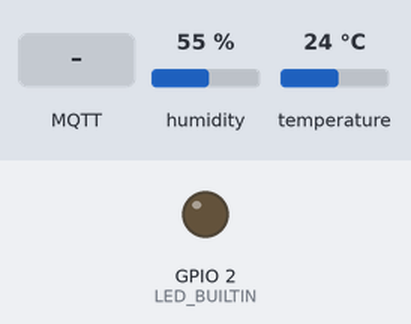
A sketch run on a simulated ESP32. Shown: output pins drawn as LEDs (lit = HIGH). Inputs (shaded band) come from the test bench; at power-on: humidity 55 %, temperature 24 °C. WiFi joins after 1.5 s; servers stay silent unless stated; no MQTT or app messages arrive unless stated; what the sketch prints to the serial monitor is not drawn.

Above: at 2.7 s.
2.8 s: MQTT message "led on" arrives on the first subscribed topic
At 3.3 s:
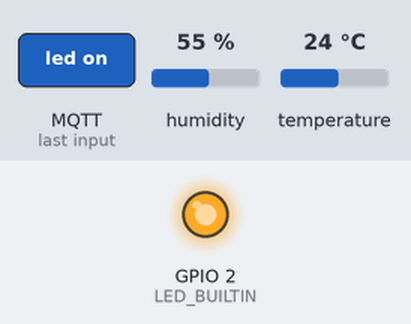
4.3 s: MQTT message "led off" arrives on the first subscribed topic
At 5.5 s:
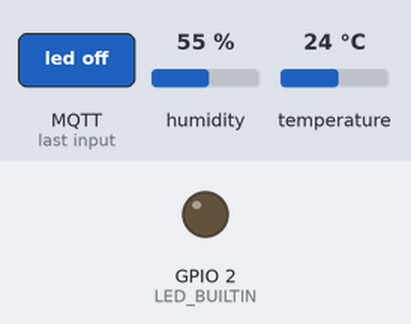
Timing chart, 0 to 7.3 s (numbered marks = the images above; inputs shaded):
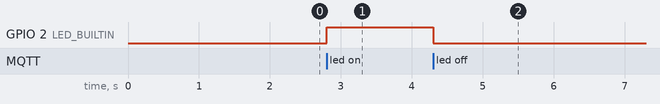

Measured:
- after the input at 2.8 s, GPIO 2 (LED_BUILTIN): LOW → HIGH at once
- after the input at 4.3 s, GPIO 2 (LED_BUILTIN): HIGH → LOW at once

The sketch:

esp32-weather.ino
```cpp
// esp32-weather — an ESP32 DevKit reads a DHT22 every 2 s and publishes it over Wi-Fi to the
// bench's MQTT broker. Send "led on" / "led off" to weather/cmd to drive the on-board LED.
//
//   DHT22: VCC 3V3, DATA → GPIO4 (10 kΩ pull-up), GND
#include <WiFi.h>
#include <PubSubClient.h>
#include <DHT.h>

const char* SSID = "SIM-AP";
const char* PASS = "breadbox";
const char* BROKER = "broker.sim";
const int DHT_PIN = 4;

DHT dht(DHT_PIN, DHT22);
WiFiClient net;
PubSubClient mqtt(net);
unsigned long lastPublish = 0;

void connectWiFi() {
  Serial.print("Wi-Fi: joining ");
  Serial.println(SSID);
  WiFi.mode(WIFI_STA);
  WiFi.begin(SSID, PASS);
  while (WiFi.status() != WL_CONNECTED) {
    delay(250);
    Serial.print('.');
  }
  Serial.println();
  Serial.print("Wi-Fi: connected, IP ");
  Serial.print(WiFi.localIP());
  Serial.printf(", RSSI %d dBm\n", (int)WiFi.RSSI());
}

void onMessage(char* topic, byte* payload, unsigned int len) {
  String msg;
  for (unsigned int i = 0; i < len; i++) msg += (char)payload[i];
  Serial.printf("MQTT: %s = %s\n", topic, msg.c_str());
  if (msg == "led on") digitalWrite(LED_BUILTIN, HIGH);
  if (msg == "led off") digitalWrite(LED_BUILTIN, LOW);
}

void connectMqtt() {
  while (!mqtt.connected()) {
    Serial.printf("MQTT: connecting to %s\n", BROKER);
    if (mqtt.connect("esp32-weather", "weather/status", 0, true, "offline")) {
      mqtt.publish("weather/status", "online", true);
      mqtt.subscribe("weather/cmd");
      Serial.println("MQTT: connected");
    } else {
      Serial.printf("MQTT: failed (state %d), retrying in 2 s\n", mqtt.state());
      delay(2000);
    }
  }
}

void setup() {
  Serial.begin(115200);
  pinMode(LED_BUILTIN, OUTPUT);
  dht.begin();
  connectWiFi();
  mqtt.setServer(BROKER, 1883);
  mqtt.setCallback(onMessage);
  connectMqtt();
}

void loop() {
  if (!mqtt.connected()) connectMqtt();
  mqtt.loop();
  if (millis() - lastPublish >= 2000) {
    lastPublish = millis();
    float t = dht.readTemperature();
    float h = dht.readHumidity();
    if (isnan(t) || isnan(h)) {
      Serial.println("DHT22: read failed");
      return;
    }
    char json[64];
    snprintf(json, sizeof json, "{\"t\":%.1f,\"h\":%.1f}", t, h);
    mqtt.publish("weather/esp32", json);
    Serial.printf("t=%.1f C h=%.1f %% -> weather/esp32\n", t, h);
  }
  delay(10);
}
```
